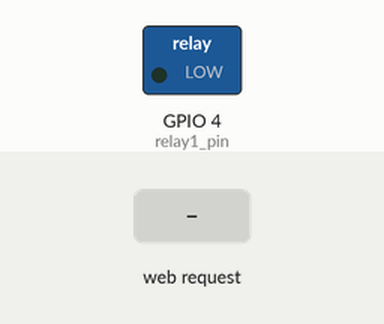
Simulated run of this program. Board: ESP8266 (NodeMCU). On the bench: switched loads named in the program (green lamp = pin HIGH). The test bench sets the inputs (shaded band). WiFi joins after 1.5 s; servers stay silent unless stated; what the program prints to the serial monitor is not drawn.

Above: at 2.7 s.
2.8 s: HTTP request GET /relay1/toggle received
At 3.9 s:
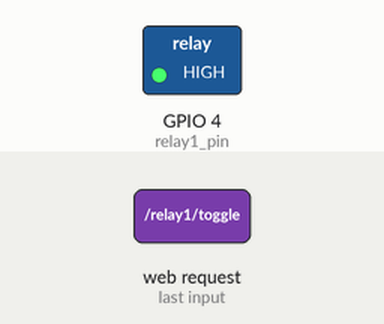
4.3 s: HTTP request GET / received
5.9 s: HTTP request GET /api/relay1 received
Timing chart, 0 to 8.9 s (numbered marks = the images above; inputs shaded):
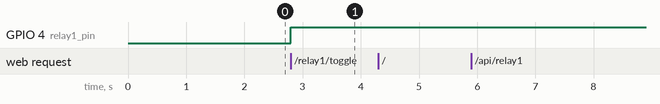

Measured:
- after the input at 2.8 s, GPIO 4 (relay1_pin): LOW → HIGH at once
- after the input at 4.3 s, every drawn part: stays the same
- after the input at 5.9 s, every drawn part: stays the same

The program:

main.cpp
```cpp
#include <Arduino.h>
#include <ESP8266WiFi.h>          // https://github.com/esp8266/Arduino
#include <DNSServer.h>
#include <ESP8266WebServer.h>
#include <WiFiManager.h>          // https://github.com/tzapu/WiFiManager
#include <string.h>

ESP8266WebServer server(80);

int relay1_pin = 4;

boolean relay1_state = false; // Turned on by default

boolean relay_module_active = HIGH;  // Are the relays turned on by going HIGH or LOW?

String getPage(){
String  page = "<!DOCTYPE html><html><head>";
page +="<meta http-equiv=Content-Type content=\"text/html; charset=utf-8\" />";
page +="<meta http-equiv=X-UA-Compatible content=\"IE=8,IE=9,IE=10\">";
page +="<meta name=viewport content=\"width=device-width, initial-scale=1.0, maximum-scale=1.0, user-scalable=0\"/>";
page +="<style>body{font-family:sans-serif}.switch{cursor:pointer;width:5.5em;border:1px solid #5f645b;color:#fff;border-radius:.8em;margin-left:20px}.toggle,.state{margin:.1em;font-size:130%;font-weight:normal;text-align:center;float:left}.toggle{width:1.1em;background-color:#f5f5f5;color:#000;text-align:center;border:1px solid grey;border-radius:.5em;margin-right:.1em;margin-left:.2em}.state{padding-top:.05em;width:2em}.on{background-color:#56c94d}.off{background-color:#eceeef;color:#aaaab8}.on .toggle{float:right}.off .toggle{float:left}.clearfix{clear:both}table td{vertical-align:middle}table h2{margin:0;padding:0;font-weight:normal;margin-top:4px}</style>";
page +="<script>function toggle(a){document.location.href=\"relay\"+a+\"/toggle\"};</script>";
page +="</head>";
page +="<body>";
page +=  "<h1>Relay Manager</h1>";
page +=  "<table border=0>";
page +=   "<tr>";
page +=     "<td>";
page +=      "<h2>Relay 1</h1>";
page +=     "</td>";
page +=     "<td>";
page +=      "<div class=\"switch {{relay1_state}}\" onclick=toggle(1)>";
page +=       "<div class=toggle>&nbsp;</div>";
page +=       "<div class=state>{{relay1_state}}</div>";
page +=       "<br class=clearfix />";
page +=      "</div>";
page +=     "</td>";
page +=    "</tr>";
page +=   "</table>";
page += "</body>";
page +="</html>";
return page;
}

String get_human_state(bool relay_state){
    if(relay_state == 1){
        return "on";
    }else{
        return "off";
    }
}

String update_page(){
    String x = getPage();
    x.replace("{{relay1_state}}", get_human_state(relay1_state));
    return x;
}

void handle_root() {
    Serial.println("Request incoming...");
    server.send(200, "text/html", update_page());
    delay(100);
    Serial.println("Request handled.");
}

void handle_not_found() {
    Serial.println("404 Not Found ");
    server.send(404, "text/plain", "Not Found. You requested \"" + server.uri() + "\"");
    delay(100);
    Serial.println("Request handled.");
}

int get_relay_pin(int relay_number){
    if(relay_number == 1){
        return relay1_pin;
    }else
    {
      return 0;
    }

}

bool get_relay_state(int relay_number){
    if (relay_number == 1){
        return relay1_state;
    }else
    {
      return 0;
    }

}

void set_relay_state(int relay_number, bool state){
    if (relay_number == 1){
        relay1_state = state;
    }

}

void set_relay(int relay_number, bool state){
    // Responsible for implementin the pin change and keeping track of the pin state.
    // This method could be less verbose, but I like easily readable code.

    if (state == 1){
        // We want to turn this relay on, so we need to take it low
        digitalWrite(get_relay_pin(relay_number), relay_module_active);
        set_relay_state(relay_number, 1);
    }else{
        // We want to turn this relay off, so we need to take it high
        digitalWrite(get_relay_pin(relay_number), !relay_module_active);
        set_relay_state(relay_number, 0);
    }
}

void handle_relay() {
    int relay_number;

    if (server.uri() == "/api/relay1"){
        relay_number = 1;
    }

    if (server.method() == HTTP_GET){
        Serial.println("GET REQUESTed");
        server.send(200, "text/json", "{\"state\": " + String(get_relay_state(relay_number)) + "}");

    }else if (server.method() == HTTP_POST){
        Serial.println("POST REQUESTed");

        for ( uint8_t i = 0; i < server.args(); i++ ) {
            Serial.println( "" + server.argName ( i ) + ": " + server.arg ( i ));
            if (server.argName(i) == "state"){
                set_relay(relay_number, bool(server.arg(i).toInt()));
                server.send(200, "text/json", "{\"state\": " + String(get_relay_state(relay_number)) + ", \"set\": 1}");
            }
        }
    }else{
        server.send(501, "text/json", "{\"error\": \"Not Implemented: " + String(server.method()) + "\"}");
    }

    delay(100);
}

void handle_toggle(){
    int relay_number;

    if (server.uri() == "/relay1/toggle"){
        relay_number = 1;
    }

    set_relay(relay_number, !get_relay_state(relay_number));

    server.sendHeader("Location", "/", true);
    server.send (302, "text/plain", "");
    server.client().stop();
}


void setup() {
    // Set up the pins and apply the default state.
    pinMode(relay1_pin, OUTPUT);
    set_relay(1,relay1_state);

    Serial.begin(115200);

    WiFiManager wifiManager;
    //wifiManager.resetSettings();
    wifiManager.setTimeout(180);
  //  wifiManager.setSTAStaticIPConfig(sta_ip, sta_gw, sta_sn);

    if(!wifiManager.autoConnect("AutoConnectAP")) {
        Serial.println("Failed to connect and hit timeout");
        delay(3000);
        ESP.reset();
        delay(5000);
    }

    Serial.println("Connected to Wifi...");

    server.on("/", handle_root);
    server.on("/api/relay1", handle_relay);
    server.on("/relay1/toggle", handle_toggle);

    server.onNotFound (handle_not_found);
    server.begin();
    Serial.println("Server Started!");
}

void loop() {
    server.handleClient();
}
```
